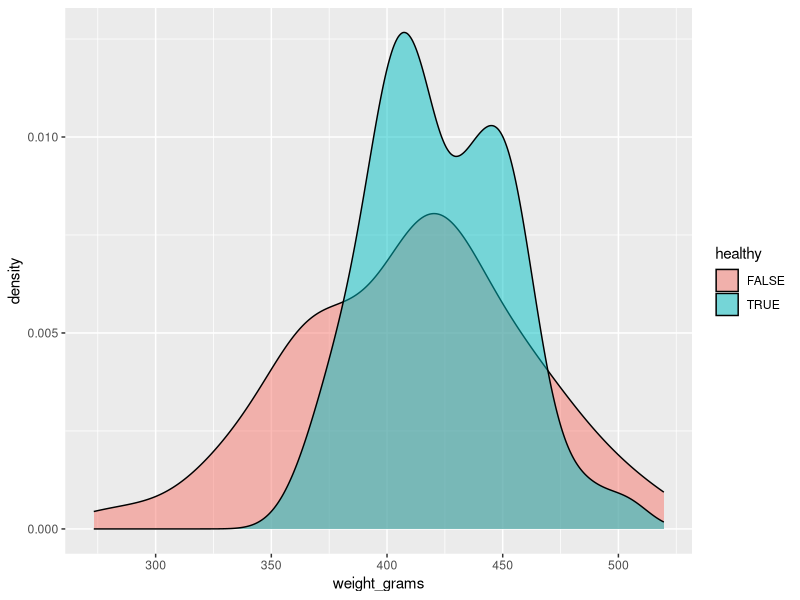

Write the R code that produced this figure.
#empresa hace chips a y b. chip a es barato
#2 muestras tamaño 16 y 10 y sus varianzas muestrales son 24 y 18
#nivel de confianz del 98%. Que metodo es preferible?

a <- rnorm(16)
mean(a)
sd(a)

#standarizar la variable
z_a <- ((a-mean(a))/sd(a))
mean(z_a)
sd(z_a)

#por sd mas media
a <- z_a * sqrt(24) + 10

mean(a)
var(a)

b <- rnorm(10)

z_b <- (b-mean(b))/sd(b)

b <- z_b * sqrt(18) + 10
mean(b)
var(b)

#32
#medicina funcione en 8h con 90% (claim). En muestra de 200 alivia a 160
#a: sospechas que la afirmacion del fabricante no es cierta.
#Determina si la afirmacion del fabricante es legitima usando un 1% como nivel de significacion
#H0: para X: n pacientes aliviados ~ Binom(200,p), p >= 0.9
#Ha: para X: n pacientes aliviados ~ Binom(200,p), p < 0.9
binom.test(160,200,p = 0.9,alternative = "less",conf.level = 0.99)
#hay mucha evidencia en contra de las afirmaciones del fabricante:
#es inverosimil que cure al mas del 90% de los pacientes (p_valor al orden de 10^-5)
#la media se comprende con un 99% de garantia entre 0% y 86%
#la media observada en los datos es de 0.8


#19
#estimar mediane un IC al 99% de las vacas sanas y enfermas. datos en cows.csv
#se puede asumir que las varianzas poblacionales son iguales
#diferencia de medias de peso: ttest

library("ggplot2")
cows <- read.csv("data_exercises/cows.csv")
cows$healthy <- factor(cows$healthy)
sane <- cows[cows$healthy == T,]
crazy <- cows[cows$healthy == F,]

#normalidad: histogramas
ggplot(cows,aes(x = weight_grams, fill = healthy)) +geom_density(alpha=0.5)
t.test(sane$weight_grams,crazy$weight_grams,var.equal = T,conf.level = 0.99)

#Independencia de muestras: asumimos poblacion infinita bla bla bla 

#para asumir independencia de poblaciones hay que asumir que vienen de diferentes granjas para que no haya influencia

#40
#casa farmaceutica produce pastilla con sd muy pequena. nuevo metodo solo se acepta si la sd
#del metodo es menor que o.4mg
#10 medicamentos con media de 5.724 y sd de 0.35. nivel de significacion del 1%
#hay evidencia que apoye el nuevo metodo?
#X: peso de las pastillas con el nuevo metodo
#H0: var del nuevo metodo >= 0.4^ xxxxxxxxxx
#H0: var del nuevo metodo = 0.4 (caso mas dificil de distinguir)
#Ha: var del nuevo metodo < 0.4^2
#Se opera con varianzas para poder usar qchisq

mu <- 5.724
dv <- 0.35
#Varianza muestral S^2: (n-1)S^2/sd^2 ~ X^2(n-1)
est <- 9*(0.35^2)/0.4^2
#p_value = p de obtener eventos tan o mas extremos como los observados
pval <- pchisq(est,9)
#no hay evidencia suficiente que poye que el nuevo metodo sea mejor(la varianza no es significativamente menor que en el metodo anterior)  
  
  
  
  
  
  
  


